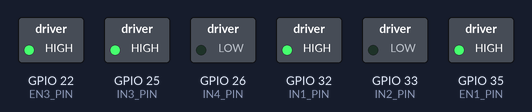
The sketch below on a simulated ESP32. Parts: switched loads named in the sketch (green lamp = pin HIGH).

Above: at 0.1 s.
Timing chart, 0 to 1.6 s (numbered marks = the images above):
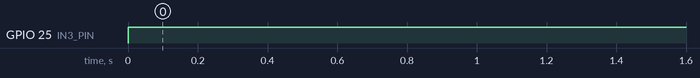

Measured:
- by itself, GPIO 25 (IN3_PIN): LOW → HIGH at 0.00 s

The sketch:

Step_7_2Motors.ino
```cpp
/*
Simular code to the last just with 2 working motors
*/
#define EN1_PIN  35
#define IN1_PIN  32
#define IN2_PIN  33

// Motor 2 Pins

#define EN3_PIN  22
#define IN3_PIN  25
#define IN4_PIN  26

void setup() {
  // Set pin modes for Motor 1
  pinMode(EN1_PIN, OUTPUT);
  pinMode(IN1_PIN, OUTPUT);
  pinMode(IN2_PIN, OUTPUT);

  // Set pin modes for Motor 2
  pinMode(EN3_PIN, OUTPUT);
  pinMode(IN3_PIN, OUTPUT);
  pinMode(IN4_PIN, OUTPUT);

  // Enable both motor driver channels
  digitalWrite(EN1_PIN, HIGH); // Enable Motor 1
  digitalWrite(EN3_PIN, HIGH); // Enable Motor 2
}

void loop() {
  // Motor 1: Forward
  digitalWrite(IN1_PIN, HIGH);
  digitalWrite(IN2_PIN, LOW);

  // Motor 2: Forward
  digitalWrite(IN3_PIN, HIGH);
  digitalWrite(IN4_PIN, LOW);
/*
  // Stop both motors
  digitalWrite(IN1_PIN, LOW);
  digitalWrite(IN2_PIN, LOW);
  digitalWrite(IN3_PIN, LOW);
  digitalWrite(IN4_PIN, LOW);
  delay(2000);

  // Motor 1: Reverse
  digitalWrite(IN1_PIN, LOW);
  digitalWrite(IN2_PIN, HIGH);

  // Motor 2: Reverse
  digitalWrite(IN3_PIN, LOW);
  digitalWrite(IN4_PIN, HIGH);
  delay(2000);

  // Stop both motors again
  digitalWrite(IN1_PIN, LOW);
  digitalWrite(IN2_PIN, LOW);
  digitalWrite(IN3_PIN, LOW);
  digitalWrite(IN4_PIN, LOW);
  delay(2000);


  digitalWrite(IN1_PIN, LOW);
  digitalWrite(IN2_PIN, HIGH);
  digitalWrite(IN3_PIN, HIGH);
  digitalWrite(IN4_PIN, LOW);
  delay(2000);

  digitalWrite(IN1_PIN, LOW);
  digitalWrite(IN2_PIN, LOW);
  digitalWrite(IN3_PIN, LOW);
  digitalWrite(IN4_PIN, LOW);
  delay(2000);
  */
}
```
